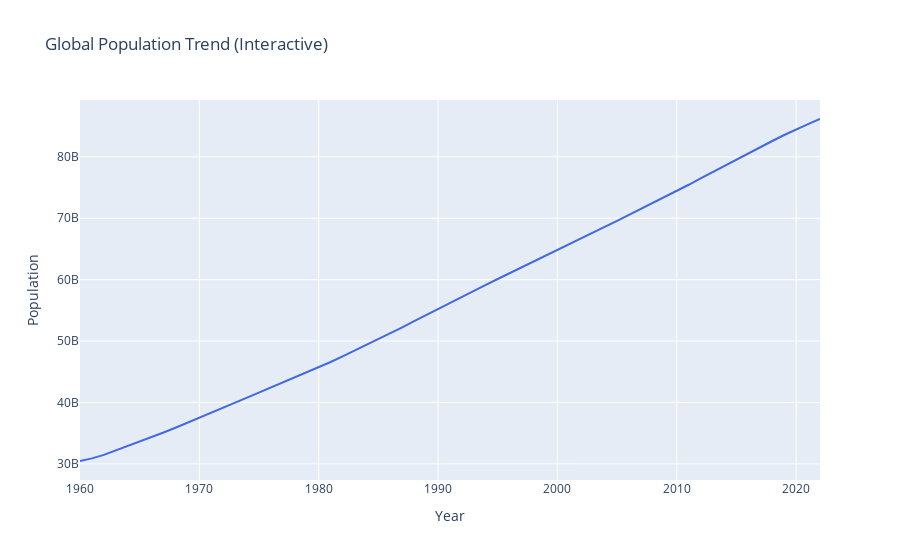

This figure's notebook cell:
### Markdown cell above
## Step 7: Interactive Visualization (Optional)

Use Plotly for hoverable, filterable, and animated graphs.

### Code cell
import plotly.express as px

fig = px.line(global_pop, x="Year", y="Population", title="Global Population Trend (Interactive)")
fig.update_traces(line=dict(color='royalblue'))
fig.show()
